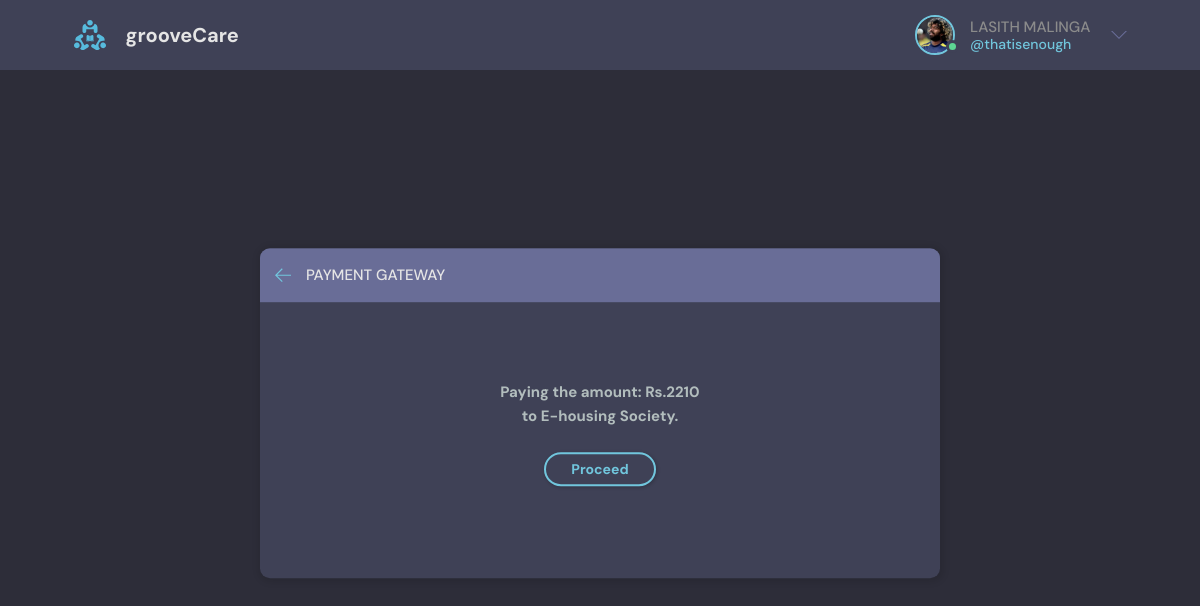
Page /pay/47 (signed in) on the committed database.
### main/models.py (models this page shows, shortened)
class Profile(models.Model):
    ch = (
        ("r", "Resident"),
        ("s", "Staff"),
        ("a", "Superuser")
    )
    user = models.OneToOneField(User, null=True, on_delete=models.CASCADE)
    name = models.CharField(max_length=100, null=True)
    email = models.EmailField()
    age = models.IntegerField(blank=True)
    flat_no = models.CharField(max_length=10)
    phone_number = models.IntegerField()
    photo = models.ImageField(null=True,upload_to='main/images', blank =True)
    status = models.CharField(max_length = 1, null=True, choices=ch)

### main/views.py (the view, shortened to what this page needs)
# urls.py: path('pay/<int:bill_id>', views.pay, name='pay'),
@csrf_exempt
def pay(request, bill_id):
    bill = model_to_dict(Bills.objects.get(pk = bill_id))
    username = request.user.get_username()
    for user1 in Profile.objects.all():
        if username == user1.user.username:
            prof = user1
    total = bill['repairs_maintenance_charges'] + bill['society_service_charges'] + bill['charity_charges'] + bill['sinking_fund_charges'] + bill['parking_charges']
    final = total + bill['previous_dues']
    context={'idbill':bill_id, 'bill':bill, 'profile':prof, 'total':total, 'final':final, 'finalP': final*100, 'iprofile':Profile.objects.all()}
    return render(request, 'main/pay.html', context)

### main/templates/main/pay.html (shortened to what this page needs)
{% extends "main/header1.html" %}
{% block content %}
{% load static %}
<body>
  <main class="create-room layout">
    <div class="container">
      <div class="layout__box" style="min-height: 33rem;">
        <div class="layout__boxHeader">
          <div class="layout__boxTitle">
            <a href="/searchbill">
              <svg version="1.1" xmlns="http://www.w3.org/2000/svg" width="32" height="32" viewBox="0 0 32 32">
                <title>arrow-left</title>
                <path
                  d="M13.723 2.286l-13.723 13.714 13.719 13.714 1.616-1.611-10.96-10.96h27.625v-2.286h-27.625l10.965-10.965-1.616-1.607z">
                </path>
              </svg>
            </a>
            <h3>Payment Gateway</h3>
          </div>
        </div>
        <div class="layout__body">
            <form class="text-center border border-light p-5" style="text-align:center;"  method="POST">
                <br><br>
                <h1><p class="h3 mb-3"> Paying the amount:  Rs.{{final}}</p></h1>
                <h1><p class="h3 mb-3"> to E-housing Society.</p></h1>
                <br>
                <button class="btn btn--main btn--pill" id="pay-btn">Proceed</button>
            </form>
        </div>
      </div>
    </div>
  </main>
  {% endblock %}

### main/templates/main/includes/nav.html (shortened to what this page needs)
{% load static %}
<header class="header header--loggedIn">
	<div class="container">
		<a href="/" class="header__logo">
			<img src="{% static 'images/logo.svg' %}" />
			<h1>grooveCare</h1></a
		>
		<nav class="header__menu">
			{% if user.is_authenticated %}
			<div class="header__user">
				<a href="/">
					<div class="avatar avatar--medium active">
						{% for p in iprofile %} {% if p.user == user %}
						<img src="{{p.photo.url}}" />
						{% endif %} {% endfor %}
					</div>
					<p>
						{% for p in iprofile %} {% if p.user == user %}
						{{p.name}} {% endif %} {% endfor %}<span
							>@{{user.username}}</span
						>
					</p>
				</a>
				<button class="dropdown-button">
					<svg
						version="1.1"
						xmlns="http://www.w3.org/2000/svg"
						width="32"
						height="32"
						viewBox="0 0 32 32"
					>
						<title>More</title>
						<path
							d="M16 21l-13-13h-3l16 16 16-16h-3l-13 13z"
						></path>
					</svg>
				</button>
			</div>
			{% else %}
			<a href="/login">
				<img src="{% static 'images/avatar.svg' %}" />
				<p>Login</p>
			</a>
			{% endif %}
		</nav>
	</div>
</header>

### main/static/main/css/style.css (style rules this page uses)
* { font-family: "DM Sans", -apple-system, BlinkMacSystemFont, "Segoe UI", Roboto, Oxygen, Ubuntu, Cantarell, "Open Sans", "Helvetica Neue", sans-serif; margin: 0; padding: 0; box-sizing: border-box; text-rendering: optimizeLegibility; font-size: inherit; }
body { line-height: 1.6; font-weight: 400; font-size: 1.5rem; color: var(--color-light-gray); background-color: var(--color-bg); min-height: 100vh; }
img { width: 100%; }
a { display: inline-block; color: var(--color-main); text-decoration: none; }
.container { max-width: 120rem; width: 90%; margin: auto; }
.btn { background-color: transparent; border: none; display: inline-flex; align-items: center; gap: 1rem; cursor: pointer; transition: all ease-in-out 0.3s; padding: 1rem 2rem; border-radius: 5px; box-shadow: 1px 1px 3px 1px rgba(0, 0, 0, 0.15); font-weight: 500; }
.btn--main { background-color: var(--color-main); color: var(--color-dark); }
.btn--pill { border-radius: 10rem; font-size: 1.4rem; font-weight: 700; padding: 6px 2.5rem; color: var(--color-main); background: transparent; border: 2px solid var(--color-main); }
.avatar { position: relative; display: inline-block; border-radius: 50%; border: 2px solid var(--color-main); }
.avatar img { display: block; border-radius: 50%; object-fit: cover; object-position: center; }
.avatar::after { content: ""; display: block; position: absolute; background-color: var(--color-gray); z-index: 111; border-radius: 50%; border: 0.3rem solid var(--color-dark); }
.avatar.active::after { background-color: var(--color-success); }
.avatar.avatar--medium img { width: 3.6rem; height: 3.6rem; border-radius: 50%; }
.avatar.avatar--medium:after { width: 0.7rem; height: 0.7rem; bottom: 0px; right: -6px; }
.header { padding: 1.5rem; background-color: var(--color-dark); }
.header > .container { display: flex; gap: 9.5rem; }
.header__logo, .header__user { display: flex; gap: 2rem; align-items: center; }
.header__logo > img { height: 3.2rem; width: 3.2rem; }
.header__logo > h1 { font-weight: 700; font-size: 2rem; color: var(--color-light); }
.header__menu { margin-left: auto; position: relative; }
.header__menu a { display: flex; gap: 1.5rem; align-items: center; font-weight: 500; text-decoration: none; color: var(--color-gray); }
.header__menu img { height: 3.6rem; }
.header__menu p { line-height: 1.2; }
.header__menu span { color: var(--color-main); font-weight: 500; font-size: 1.4rem; display: block; }
.header__menu svg { width: 1.6rem; height: 1.6rem; fill: var(--color-dark-light); }
.dropdown-button { background: transparent; border: 0; outline: 0; cursor: pointer; }
.layout { margin-top: 2.4rem; }
.layout > .container { display: flex; justify-content: space-between; align-items: flex-start; }
.layout__box { width: 90%; max-width: 48rem; min-height: 40rem; position: absolute; top: 50%; left: 50%; transform: translate(-50%, -46%); background-color: var(--color-dark); border-radius: 1rem; box-shadow: 1px 1px 6px 3px rgba(0, 0, 0, 0.1); overflow: hidden; }
.layout__boxHeader { display: flex; padding: 1.5rem; background-color: var(--color-dark-light); }
.layout__boxTitle { display: flex; gap: 1.5rem; align-items: center; }
.layout__boxTitle h3 { text-transform: uppercase; font-weight: 500; color: var(--color-light); }
.layout__boxTitle svg { width: 1.6rem; height: 1.6rem; fill: var(--color-main); }
.layout__body { margin: 3rem; }
.create-room.layout .layout__box { max-width: 68rem; }

### rows in the picture
Profile: photo (picture), name "LASITH MALINGA"

### other values in the picture
{{ user.username }} "thatisenough"
{{ final }} "2210"
